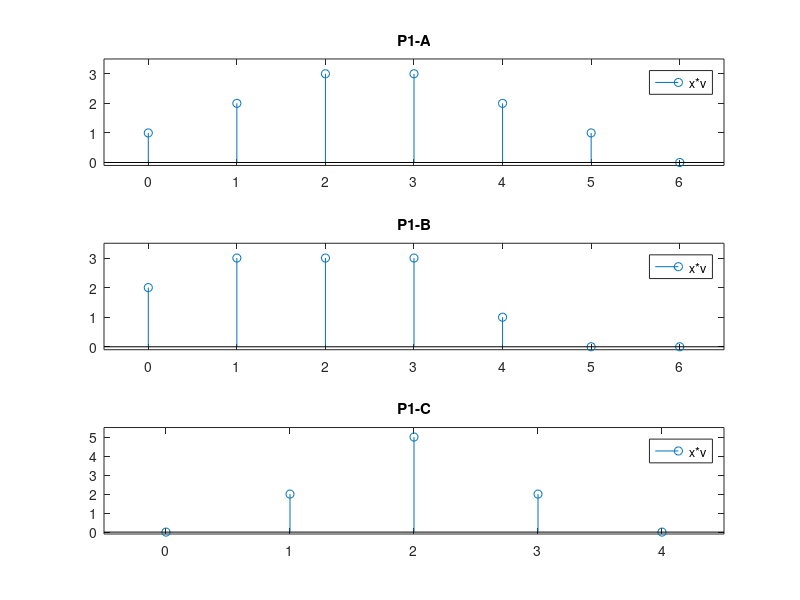

Recreate this plot in MATLAB.
%======================================================================
% Ali Omrani
% id = 810193457
% Computer Assignment 2 - Problem 1 - 1
% University of Tehran, Electrical and Computer Engineering faculty
% Signals and Systems, Fall 95
%======================================================================


x = [1 1 1 0];
v = [1 1 1 1];

y = conv(x, v);

n = 0:6;

subplot(3,1,1);
stem(n, y);
axis([-.5 6.5 -.1 3.5]);
title ('P1-A');
legend('x*v');


x = [2 1 0 0];
v = [1 1 1 1];

y = conv(x, v);
subplot(3,1,2);
stem(n, y);
axis([-.5 6.5 -.1 3.5]);
title ('P1-B');
legend('x*v');

x = [2 1 0];
v = [0 1 2];

y = conv(x, v);

n = 0:4;

subplot(3,1,3);
stem(n, y);
axis([-.5 4.5 -.1 5.5]);
title ('P1-C');
legend('x*v');

